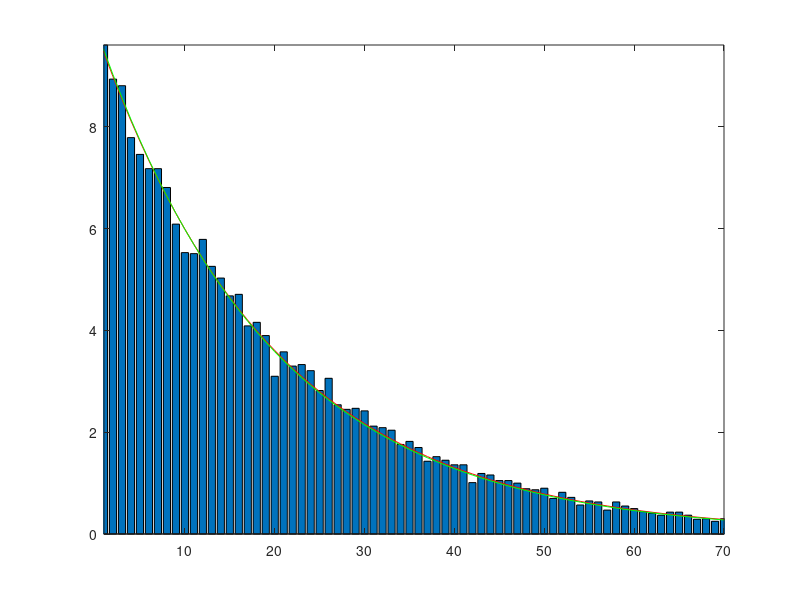

This figure's MATLAB source:
clear all
close all

N = 4000;
M = 200;
p = M/N;
repeat = 100;

 SamplingPoints = sort(randi(N,[M,repeat]));

% SamplingPoints = (N*sort(rand(M,repeat)));

Dist = floor(abs(diff(SamplingPoints)));

maxhist = 70;
[pEmp, x] = hist(Dist, 0:(maxhist+1) );
pEmp = mean(pEmp,2);
pTheor(:,1) = ((M-1) / N) *(1- (M-2)/N ).^x; %<== precise
pTheor(:,2) = (p) *( 1- p ).^x;              %<== approximate geometric distribution

sum(pTheor)

figure
bar(x, pEmp )
hold all
plot(x, M*pTheor(:,1),'r' )
plot(x, M*pTheor(:,2),'g' )

xlim([1, maxhist])
ylim([0, max(pEmp(2:end-1))])
